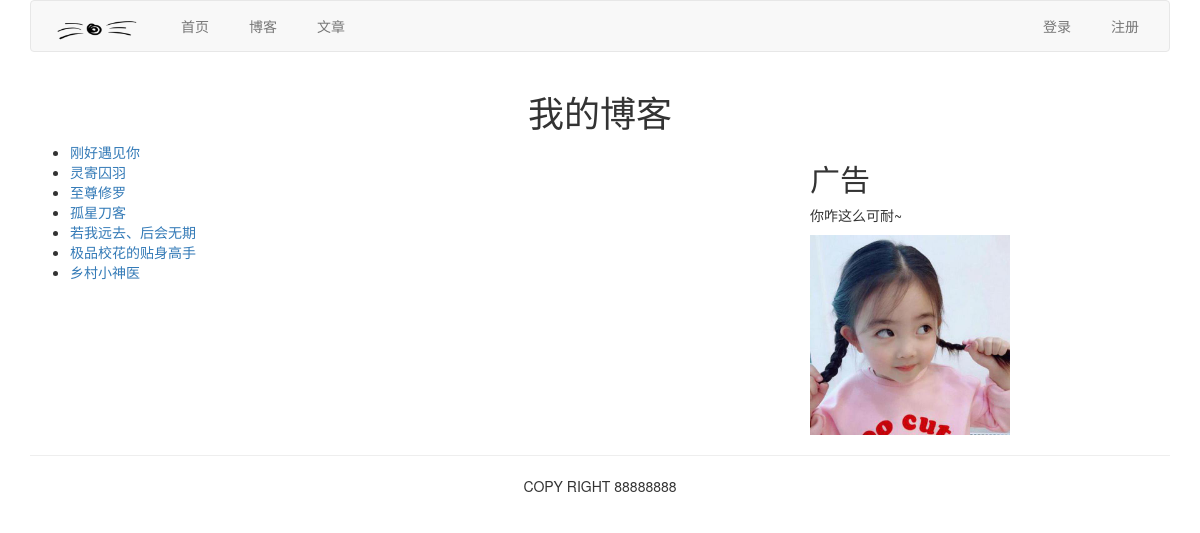
Screenshot of /blog/ with the database file from the repository.
### blog/models.py (models this page shows, shortened)
class BlogArticles(models.Model):
    title = models.CharField(max_length=300,
                             verbose_name="标题")
    author = models.ForeignKey(User, on_delete=models.CASCADE,
                               verbose_name="作者",
                               related_name="blog_posts")
    body = models.TextField(verbose_name="内容")
    publish = models.DateTimeField(default=timezone.now,
                                   verbose_name="发布时间",)
    class Meta:
        ordering = ("-publish",)

### blog/views.py (the view)
# urls.py: path('', views.blog_title, name='blog_title'),
def blog_title(request):
    blogs = BlogArticles.objects.all()
    return render(request, 'blog/title.html', {"blogs": blogs})

### templates/blog/title.html (shortened to what this page needs)
{% extends "base.html" %}
{% block content %}
    <div class="row text-center vertical-middle-sm">
        <h1>我的博客</h1>
    </div>
    <div class="row">
        <div class="col-xs-12 col-md-8">
            <ul>
            {% for blog in blogs %}
                <li><a href="{{ blog.id }}">{{ blog.title }}</a></li>
            {% endfor %}
            </ul>
        </div>
        <div class="col-xs-6 col-md-4">
            <h2>广告</h2>
            <p>你咋这么可耐~</p>
            <img width="200px" src="../../static/images/cute_girl1.jpg"/>
        </div>
    </div>
{% endblock %}

### templates/base.html (shortened to what this page needs)
{% load staticfiles %}
<!DOCTYPE html>
<html lang="zh-cn">
    <head>
        <link rel="stylesheet" href="{% static 'css/bootstrap.css' %}"/>
    </head>
    <body>
        {% include 'header.html' %}
        <div class="container">
            {% block content %}{% endblock %}
        </div>
        {% include 'footer.html' %}
    </body>
</html>

### templates/header.html (shortened to what this page needs)
{% load staticfiles %}
<div class="container">
    <nav class="navbar navbar-default" role="navigation">
        <div class="navbar-header">
            <a class="navbar-brand" href=".">
                <img src="{% static 'images/logo.png' %}" width="100px" style="margin-top: -40px">
            </a>
        </div>
        <div>
            <ul class="nav navbar-nav" role="navigation">
                <li><a href="{% url 'home' %}">首页</a></li>
                <li><a href="{% url 'blog:blog_title' %}">博客</a></li>
                <li><a href="{% url 'article:article_titles' %}">文章</a></li>
            </ul>
            <ul class="nav navbar-nav navbar-right" style="margin-right: 10px">
                {% if user.is_authenticated %}
                    <li>
                        <div class="dropdown" style="margin-top: 8px">
                            <button class="btn btn-default dropdown-toggle" type="button" id="dropdownMenu"
                                    data-toggle="dropdown">{{ user.username }}
                                <span class="caret"></span>
                            </button>
                            <ul class="dropdown-menu">
                                <li><a href="{% url 'account:password_change' %}">修改密码</a></li>
                                <li><a href="{% url 'account:my_information' %}">个人信息</a></li>
                                <li><a href="{% url 'article:article_column' %}">后台管理</a></li>
                            </ul>
                        </div>
                    </li>
                    <li><a href="{% url 'account:user_logout' %}">注销</a></li>
                {% else %}
                    <li><a href="{% url 'account:user_login' %}">登录</a></li>
                    <li><a href="{% url 'account:user_register' %}">注册</a></li>
                {% endif %}
            </ul>
        </div>
    </nav>
</div>

### templates/footer.html
<div class="container">
    <hr>
    <p class="text-center">COPY RIGHT 88888888</p>
</div>

### rows the page displays
BlogArticles: title "刚好遇见你"
BlogArticles: title "灵寄囚羽"
BlogArticles: title "至尊修罗"
BlogArticles: title "孤星刀客"
BlogArticles: title "若我远去、后会无期"
BlogArticles: title "极品校花的贴身高手"
BlogArticles: title "乡村小神医"
